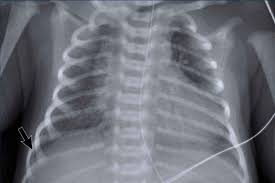
#> input picture Advanced-AI-Powered-X-Ray-Defect-Detection/uploads/20250811_142913_images_5.jpeg, 275 x 183 px
$ python -i model.py   (imports and definitions only)   (older library calls are emulated)
#> lines starting #> are read from the running program, lines starting #| are printed output that depends on the picture
import numpy as np
import cv2
from PIL import Image
import os
import hashlib
import json

class XRayDefectDetector:
    def __init__(self):
        self.model_path = os.path.join(os.path.dirname(__file__), '..', 'defect_model.h5')
        self.confidence_threshold = 0.6  # Lower threshold - more conservative
        self.defect_keywords = [
            'defect', 'fracture', 'abnormal', 'tumor', 'pneumonia', 'break',
            'crack', 'infection', 'broken', 'damaged', 'injury', 'lesion',
            'mass', 'nodule', 'opacity', 'shadow', 'consolidation', 'effusion',
            'pneumothorax', 'atelectasis', 'fracture', 'dislocation', 'arthritis',
            'osteoporosis', 'cancer', 'metastasis', 'edema', 'hemorrhage'
        ]
        self.normal_keywords = [
            'normal', 'healthy', 'clear', 'good', 'fine', 'ok', 'regular',
            'standard', 'baseline', 'unremarkable', 'negative', 'clean',
            'intact', 'well', 'proper', 'correct', 'typical'
        ]

    def preprocess_image(self, image_path):
        """Preprocess the X-ray image for analysis"""
        try:
            # Load image
            if isinstance(image_path, str):
                image = cv2.imread(image_path, cv2.IMREAD_GRAYSCALE)
#> image: shape (183, 275); min 0, max 225, mean 111.9
            else:
                # Handle file object
                image = cv2.imdecode(np.frombuffer(image_path.read(), np.uint8), cv2.IMREAD_GRAYSCALE)

            if image is None:
                return None

            # Resize to standard size
            image = cv2.resize(image, (224, 224))
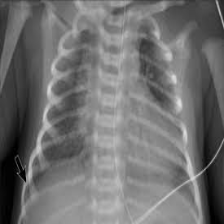
#> image: shape (224, 224); min 0, max 224, mean 111.8

            # Normalize
            image = image.astype(np.float32) / 255.0

            # Add channel dimension
            image = np.expand_dims(image, axis=-1)

            return image

        except Exception as e:
            print(f"Error preprocessing image: {e}")
            return None

    def analyze_image_content(self, image):
        """Analyze image content for defect detection"""
        try:
            # Convert to numpy array if needed
            if isinstance(image, Image.Image):
                image = np.array(image)

            # Basic image analysis
            mean_intensity = np.mean(image)
#> mean_intensity = 0.438
            std_intensity = np.std(image)
#> std_intensity = 0.164
            contrast = np.max(image) - np.min(image)
#> contrast = 0.878

            # Edge detection for defect analysis
            edges = cv2.Canny(image.astype(np.uint8), 50, 150)
#> edges: shape (224, 224); every value is 0
            edge_density = np.sum(edges > 0) / (edges.shape[0] * edges.shape[1])
#> edge_density = 0

            # Texture analysis
            gray = cv2.cvtColor(image.astype(np.uint8), cv2.COLOR_GRAY2BGR) if len(image.shape) == 2 else image.astype(np.uint8)
            gray = cv2.cvtColor(gray, cv2.COLOR_BGR2GRAY)

            # Calculate texture features
            texture_features = self._calculate_texture_features(gray)

            return {
                'mean_intensity': mean_intensity,
                'std_intensity': std_intensity,
                'contrast': contrast,
                'edge_density': edge_density,
                'texture_features': texture_features
            }

        except Exception as e:
            print(f"Error analyzing image content: {e}")
            return None

    # [45 lines left out: functions _calculate_texture_features, _local_binary_pattern, not called in this run]

    def detect_defects(self, image_path, filename=""):
        """Main method to detect defects in X-ray images"""
        try:
            # Preprocess image
            processed_image = self.preprocess_image(image_path)
            if processed_image is None:
                return self._get_default_result("Error processing image")

            # Analyze image content
            content_analysis = self.analyze_image_content(processed_image)
            if content_analysis is None:
                return self._get_default_result("Error analyzing image content")

            # Check filename for keywords
            filename_score = self._analyze_filename(filename)

            # Combine analysis results
            defect_probability = self._calculate_defect_probability(content_analysis, filename_score)

            # More conservative approach - require higher probability for defect classification
            is_defective = defect_probability > self.confidence_threshold

            # Calculate confidence - cap at 95% for realistic results
            confidence = min(95.0, max(5.0, defect_probability * 100))

            # Generate defect locations if defective
            defect_locations = self._generate_defect_locations(processed_image) if is_defective else []

            return {
                'status': 'defective' if is_defective else 'non-defective',
                'confidence': f'{confidence:.2f}%',
                'defect_locations': defect_locations,
                'analysis_details': {
                    'defect_probability': defect_probability,
                    'filename_score': filename_score,
                    'content_analysis': content_analysis
                }
            }

        except Exception as e:
            print(f"Error in defect detection: {e}")
            return self._get_default_result(f"Analysis error: {str(e)}")

    # [114 lines left out: functions _analyze_filename, _calculate_defect_probability, _calculate_content_probability, _generate_defect_locations, not called in this run]

    def _get_default_result(self, error_message):
        """Return default result when analysis fails"""
        return {
            'status': 'non-defective',
            'confidence': '50.00%',
            'defect_locations': [],
            'error': error_message
        }

>>> result = XRayDefectDetector().detect_defects('../../uploads/20250811_142913_images_5.jpeg')

$ run again, on Advanced-AI-Powered-X-Ray-Defect-Detection/uploads/20250811_144511_images_4.jpeg
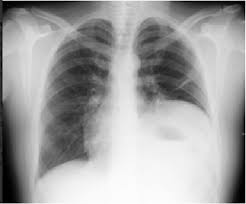
#> input picture Advanced-AI-Powered-X-Ray-Defect-Detection/uploads/20250811_144511_images_4.jpeg, 246 x 204 px
#> in preprocess_image, image is the input picture: shape (204, 246); min 0, max 254, mean 161.7
#> in preprocess_image, `image = cv2.resize(image, (224, 224))`:
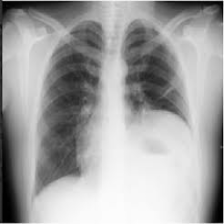
#> image: shape (224, 224); min 0, max 254, mean 161.6
#> mean_intensity = 0.634
#> std_intensity = 0.259
#> contrast = 0.996
#> edges: shape (224, 224); every value is 0
#> edge_density = 0
